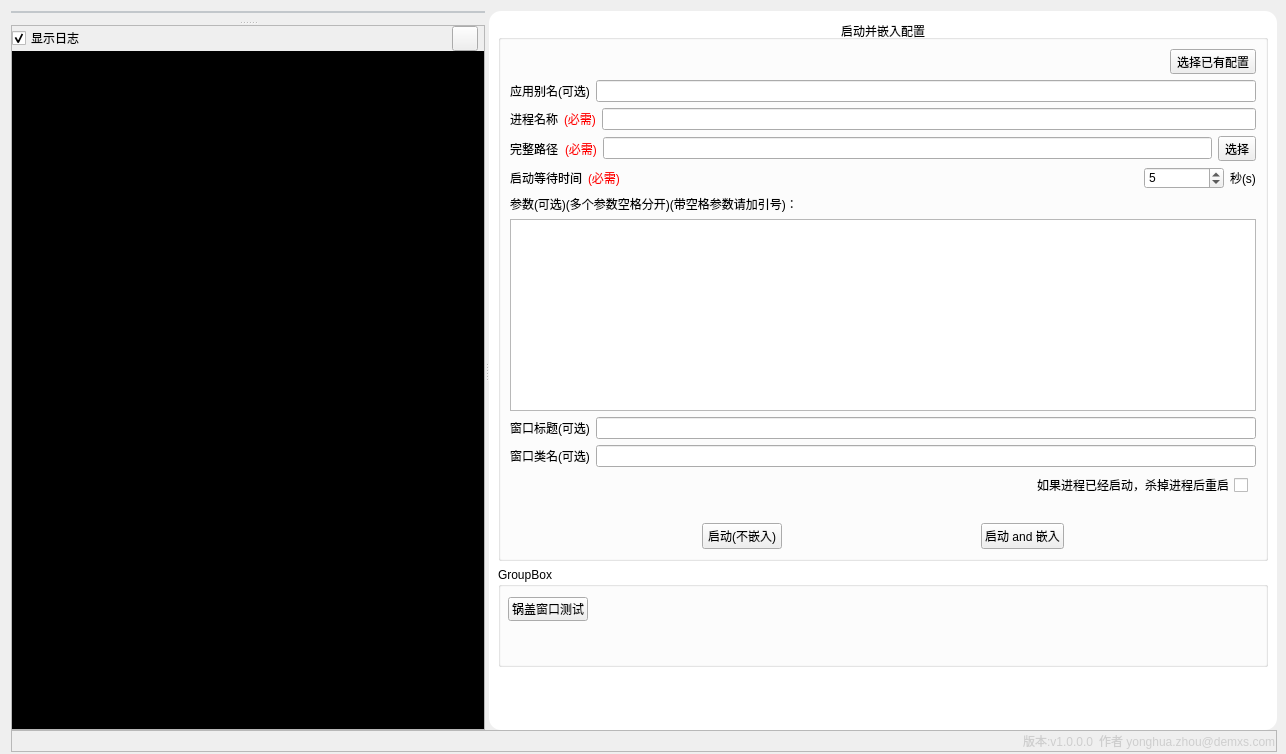
<?xml version="1.0" encoding="UTF-8"?>
<ui version="4.0">
 <class>Widget</class>
 <widget class="QWidget" name="Widget">
  <property name="geometry">
   <rect>
    <x>0</x>
    <y>0</y>
    <width>1286</width>
    <height>754</height>
   </rect>
  </property>
  <property name="windowTitle">
   <string>嵌入测试工具</string>
  </property>
  <property name="styleSheet">
   <string notr="true">font: 9pt &quot;微软雅黑&quot;;
</string>
  </property>
  <layout class="QVBoxLayout" name="verticalLayout_3">
   <property name="spacing">
    <number>0</number>
   </property>
   <property name="rightMargin">
    <number>9</number>
   </property>
   <property name="bottomMargin">
    <number>2</number>
   </property>
   <item>
    <widget class="QSplitter" name="splitter">
     <property name="orientation">
      <enum>Qt::Horizontal</enum>
     </property>
     <widget class="QSplitter" name="splitterTabWidget">
      <property name="orientation">
       <enum>Qt::Vertical</enum>
      </property>
      <widget class="QTabWidget" name="tabWidget">
       <property name="sizePolicy">
        <sizepolicy hsizetype="MinimumExpanding" vsizetype="MinimumExpanding">
         <horstretch>0</horstretch>
         <verstretch>0</verstretch>
        </sizepolicy>
       </property>
       <property name="styleSheet">
        <string notr="true"> QTabWidget::pane { /* The tab widget frame */
     border-top: 2px solid #C2C7CB;
 }

 QTabWidget::tab-bar {
     left: 5px; /* move to the right by 5px */
 }

 /* Style the tab using the tab sub-control. Note that
     it reads QTabBar _not_ QTabWidget */
 QTabBar::tab {
     background: qlineargradient(x1: 0, y1: 0, x2: 0, y2: 1,
                                 stop: 0 #E1E1E1, stop: 0.4 #DDDDDD,
                                 stop: 0.5 #D8D8D8, stop: 1.0 #D3D3D3);
     border: 2px solid #C4C4C3;
     border-bottom-color: #C2C7CB; /* same as the pane color */
     border-top-left-radius: 4px;
     border-top-right-radius: 4px;
     min-width: 8ex;
     padding: 2px;
 }

 QTabBar::tab:selected, QTabBar::tab:hover {
     background: qlineargradient(x1: 0, y1: 0, x2: 0, y2: 1,
                                 stop: 0 #fafafa, stop: 0.4 #f4f4f4,
                                 stop: 0.5 #e7e7e7, stop: 1.0 #fafafa);
 }

 QTabBar::tab:selected {
     border-color: #9B9B9B;
     border-bottom-color: #C2C7CB; /* same as pane color */
 }

 QTabBar::tab:!selected {
     margin-top: 2px; /* make non-selected tabs look smaller */
 }
</string>
       </property>
      </widget>
      <widget class="QFrame" name="frameConsole">
       <property name="frameShape">
        <enum>QFrame::StyledPanel</enum>
       </property>
       <property name="frameShadow">
        <enum>QFrame::Raised</enum>
       </property>
       <layout class="QVBoxLayout" name="verticalLayout_4">
        <property name="spacing">
         <number>0</number>
        </property>
        <property name="leftMargin">
         <number>0</number>
        </property>
        <property name="topMargin">
         <number>0</number>
        </property>
        <property name="rightMargin">
         <number>0</number>
        </property>
        <property name="bottomMargin">
         <number>0</number>
        </property>
        <item>
         <layout class="QHBoxLayout" name="horizontalLayout">
          <property name="rightMargin">
           <number>6</number>
          </property>
          <item>
           <widget class="QCheckBox" name="checkBoxShowLog">
            <property name="text">
             <string>显示日志</string>
            </property>
            <property name="checked">
             <bool>true</bool>
            </property>
           </widget>
          </item>
          <item>
           <spacer name="horizontalSpacer_5">
            <property name="orientation">
             <enum>Qt::Horizontal</enum>
            </property>
            <property name="sizeHint" stdset="0">
             <size>
              <width>40</width>
              <height>20</height>
             </size>
            </property>
           </spacer>
          </item>
          <item>
           <widget class="QToolButton" name="btnClearLog">
            <property name="toolTip">
             <string>清理日志</string>
            </property>
            <property name="text">
             <string/>
            </property>
            <property name="icon">
             <iconset resource="res.qrc">
              <normaloff>:/resource/imgs/broom_96px.png</normaloff>:/resource/imgs/broom_96px.png</iconset>
            </property>
            <property name="iconSize">
             <size>
              <width>18</width>
              <height>18</height>
             </size>
            </property>
           </widget>
          </item>
         </layout>
        </item>
        <item>
         <widget class="QTextBrowser" name="textBrowser">
          <property name="styleSheet">
           <string notr="true">background-color: rgb(0, 0, 0);
color: rgb(131, 131, 131);</string>
          </property>
         </widget>
        </item>
       </layout>
      </widget>
     </widget>
     <widget class="QFrame" name="frameControl">
      <property name="styleSheet">
       <string notr="true">#frameControl{
background-color:white;
border-radius:12px;
}</string>
      </property>
      <property name="frameShape">
       <enum>QFrame::StyledPanel</enum>
      </property>
      <property name="frameShadow">
       <enum>QFrame::Raised</enum>
      </property>
      <layout class="QVBoxLayout" name="verticalLayout">
       <item>
        <widget class="QGroupBox" name="groupBoxEmbedCfg">
         <property name="styleSheet">
          <string notr="true">#groupBoxEmbedCfg{
	font: 12pt &quot;幼圆&quot;;
}</string>
         </property>
         <property name="title">
          <string>启动并嵌入配置</string>
         </property>
         <property name="alignment">
          <set>Qt::AlignCenter</set>
         </property>
         <layout class="QVBoxLayout" name="verticalLayout_2">
          <item>
           <layout class="QHBoxLayout" name="horizontalLayout_9">
            <property name="rightMargin">
             <number>0</number>
            </property>
            <item>
             <spacer name="horizontalSpacer_3">
              <property name="orientation">
               <enum>Qt::Horizontal</enum>
              </property>
              <property name="sizeHint" stdset="0">
               <size>
                <width>40</width>
                <height>20</height>
               </size>
              </property>
             </spacer>
            </item>
            <item>
             <widget class="QToolButton" name="btnExistedCfg">
              <property name="styleSheet">
               <string notr="true"/>
              </property>
              <property name="text">
               <string>选择已有配置</string>
              </property>
             </widget>
            </item>
           </layout>
          </item>
          <item>
           <layout class="QHBoxLayout" name="horizontalLayout_10">
            <item>
             <widget class="QLabel" name="label_8">
              <property name="text">
               <string>应用别名(可选)</string>
              </property>
             </widget>
            </item>
            <item>
             <widget class="QLineEdit" name="lineEditAppAlias"/>
            </item>
           </layout>
          </item>
          <item>
           <layout class="QHBoxLayout" name="horizontalLayout_2">
            <item>
             <widget class="QLabel" name="label">
              <property name="styleSheet">
               <string notr="true"/>
              </property>
              <property name="text">
               <string>进程名称</string>
              </property>
             </widget>
            </item>
            <item>
             <widget class="QLabel" name="labelProcessNameHint">
              <property name="styleSheet">
               <string notr="true">color: red;</string>
              </property>
              <property name="text">
               <string>(必需)</string>
              </property>
             </widget>
            </item>
            <item>
             <widget class="QLineEdit" name="lineEditProcessName"/>
            </item>
           </layout>
          </item>
          <item>
           <layout class="QHBoxLayout" name="horizontalLayout_3">
            <item>
             <widget class="QLabel" name="label_2">
              <property name="text">
               <string>完整路径</string>
              </property>
             </widget>
            </item>
            <item>
             <widget class="QLabel" name="labelProcessPathHint">
              <property name="styleSheet">
               <string notr="true">color: red;</string>
              </property>
              <property name="text">
               <string>(必需)</string>
              </property>
             </widget>
            </item>
            <item>
             <widget class="QLineEdit" name="lineEditProcessPath"/>
            </item>
            <item>
             <widget class="QToolButton" name="btnChoosePath">
              <property name="styleSheet">
               <string notr="true"/>
              </property>
              <property name="text">
               <string>选择</string>
              </property>
             </widget>
            </item>
           </layout>
          </item>
          <item>
           <layout class="QHBoxLayout" name="horizontalLayout_4">
            <property name="spacing">
             <number>6</number>
            </property>
            <property name="rightMargin">
             <number>0</number>
            </property>
            <item>
             <widget class="QLabel" name="label_4">
              <property name="text">
               <string>启动等待时间</string>
              </property>
             </widget>
            </item>
            <item>
             <widget class="QLabel" name="labelProcessNameHint_2">
              <property name="styleSheet">
               <string notr="true">color: red;</string>
              </property>
              <property name="text">
               <string>(必需)</string>
              </property>
             </widget>
            </item>
            <item>
             <spacer name="horizontalSpacer_2">
              <property name="orientation">
               <enum>Qt::Horizontal</enum>
              </property>
              <property name="sizeHint" stdset="0">
               <size>
                <width>40</width>
                <height>20</height>
               </size>
              </property>
             </spacer>
            </item>
            <item>
             <widget class="QSpinBox" name="spinBoxWatingTime">
              <property name="minimumSize">
               <size>
                <width>80</width>
                <height>0</height>
               </size>
              </property>
              <property name="styleSheet">
               <string notr="true"/>
              </property>
              <property name="maximum">
               <number>999</number>
              </property>
              <property name="value">
               <number>5</number>
              </property>
             </widget>
            </item>
            <item>
             <widget class="QLabel" name="label_5">
              <property name="text">
               <string>秒(s)</string>
              </property>
             </widget>
            </item>
           </layout>
          </item>
          <item>
           <widget class="QLabel" name="label_3">
            <property name="text">
             <string>参数(可选)(多个参数空格分开)(带空格参数请加引号)：</string>
            </property>
            <property name="wordWrap">
             <bool>true</bool>
            </property>
           </widget>
          </item>
          <item>
           <widget class="QTextEdit" name="textEditProcessParam">
            <property name="sizePolicy">
             <sizepolicy hsizetype="Expanding" vsizetype="Preferred">
              <horstretch>0</horstretch>
              <verstretch>0</verstretch>
             </sizepolicy>
            </property>
            <property name="styleSheet">
             <string notr="true"/>
            </property>
           </widget>
          </item>
          <item>
           <layout class="QHBoxLayout" name="horizontalLayout_5">
            <item>
             <widget class="QLabel" name="label_6">
              <property name="text">
               <string>窗口标题(可选)</string>
              </property>
             </widget>
            </item>
            <item>
             <widget class="QLineEdit" name="lineEditWndTitle"/>
            </item>
           </layout>
          </item>
          <item>
           <layout class="QHBoxLayout" name="horizontalLayout_6">
            <item>
             <widget class="QLabel" name="label_7">
              <property name="text">
               <string>窗口类名(可选)</string>
              </property>
             </widget>
            </item>
            <item>
             <widget class="QLineEdit" name="lineEditClassName"/>
            </item>
           </layout>
          </item>
          <item>
           <layout class="QHBoxLayout" name="horizontalLayout_8">
            <property name="rightMargin">
             <number>8</number>
            </property>
            <item>
             <spacer name="horizontalSpacer_4">
              <property name="orientation">
               <enum>Qt::Horizontal</enum>
              </property>
              <property name="sizeHint" stdset="0">
               <size>
                <width>40</width>
                <height>20</height>
               </size>
              </property>
             </spacer>
            </item>
            <item>
             <widget class="QCheckBox" name="checkBoxRestart">
              <property name="layoutDirection">
               <enum>Qt::RightToLeft</enum>
              </property>
              <property name="text">
               <string>如果进程已经启动，杀掉进程后重启</string>
              </property>
             </widget>
            </item>
           </layout>
          </item>
          <item>
           <widget class="QLabel" name="labelHint">
            <property name="styleSheet">
             <string notr="true">color:red;</string>
            </property>
            <property name="text">
             <string/>
            </property>
           </widget>
          </item>
          <item>
           <layout class="QHBoxLayout" name="horizontalLayout_7">
            <item>
             <spacer name="horizontalSpacer">
              <property name="orientation">
               <enum>Qt::Horizontal</enum>
              </property>
              <property name="sizeHint" stdset="0">
               <size>
                <width>138</width>
                <height>20</height>
               </size>
              </property>
             </spacer>
            </item>
            <item>
             <widget class="QPushButton" name="btnStartNotEmbeded">
              <property name="styleSheet">
               <string notr="true"/>
              </property>
              <property name="text">
               <string>启动(不嵌入)</string>
              </property>
             </widget>
            </item>
            <item>
             <spacer name="horizontalSpacer_6">
              <property name="orientation">
               <enum>Qt::Horizontal</enum>
              </property>
              <property name="sizeHint" stdset="0">
               <size>
                <width>40</width>
                <height>20</height>
               </size>
              </property>
             </spacer>
            </item>
            <item>
             <widget class="QPushButton" name="btnStartAndEmbeded">
              <property name="styleSheet">
               <string notr="true"/>
              </property>
              <property name="text">
               <string>启动 and 嵌入</string>
              </property>
             </widget>
            </item>
            <item>
             <spacer name="horizontalSpacer_7">
              <property name="orientation">
               <enum>Qt::Horizontal</enum>
              </property>
              <property name="sizeHint" stdset="0">
               <size>
                <width>40</width>
                <height>20</height>
               </size>
              </property>
             </spacer>
            </item>
           </layout>
          </item>
         </layout>
        </widget>
       </item>
       <item>
        <widget class="QGroupBox" name="groupBoxOtherTests">
         <property name="minimumSize">
          <size>
           <width>0</width>
           <height>100</height>
          </size>
         </property>
         <property name="title">
          <string>GroupBox</string>
         </property>
         <widget class="QPushButton" name="btnGuogai">
          <property name="geometry">
           <rect>
            <x>10</x>
            <y>30</y>
            <width>80</width>
            <height>24</height>
           </rect>
          </property>
          <property name="text">
           <string>锅盖窗口测试</string>
          </property>
         </widget>
        </widget>
       </item>
       <item>
        <spacer name="verticalSpacer">
         <property name="orientation">
          <enum>Qt::Vertical</enum>
         </property>
         <property name="sizeHint" stdset="0">
          <size>
           <width>20</width>
           <height>199</height>
          </size>
         </property>
        </spacer>
       </item>
      </layout>
     </widget>
    </widget>
   </item>
   <item>
    <widget class="QFrame" name="framebBottom">
     <property name="frameShape">
      <enum>QFrame::StyledPanel</enum>
     </property>
     <property name="frameShadow">
      <enum>QFrame::Raised</enum>
     </property>
     <layout class="QHBoxLayout" name="horizontalLayout_11">
      <property name="leftMargin">
       <number>0</number>
      </property>
      <property name="topMargin">
       <number>0</number>
      </property>
      <property name="rightMargin">
       <number>0</number>
      </property>
      <property name="bottomMargin">
       <number>0</number>
      </property>
      <item>
       <widget class="QLabel" name="labelDateTime">
        <property name="styleSheet">
         <string notr="true">color: #CECECE;</string>
        </property>
        <property name="text">
         <string/>
        </property>
       </widget>
      </item>
      <item>
       <spacer name="horizontalSpacer_8">
        <property name="orientation">
         <enum>Qt::Horizontal</enum>
        </property>
        <property name="sizeHint" stdset="0">
         <size>
          <width>1068</width>
          <height>20</height>
         </size>
        </property>
       </spacer>
      </item>
      <item>
       <widget class="QLabel" name="labelVersion">
        <property name="styleSheet">
         <string notr="true">color: #CECECE;</string>
        </property>
        <property name="text">
         <string>版本:v1.0.0.0</string>
        </property>
       </widget>
      </item>
      <item>
       <widget class="QLabel" name="labeAuthor">
        <property name="styleSheet">
         <string notr="true">color: #CECECE;</string>
        </property>
        <property name="text">
         <string>作者 yonghua.zhou@demxs.com</string>
        </property>
       </widget>
      </item>
     </layout>
    </widget>
   </item>
  </layout>
 </widget>
 <resources>
  <include location="res.qrc"/>
 </resources>
 <connections/>
</ui>
